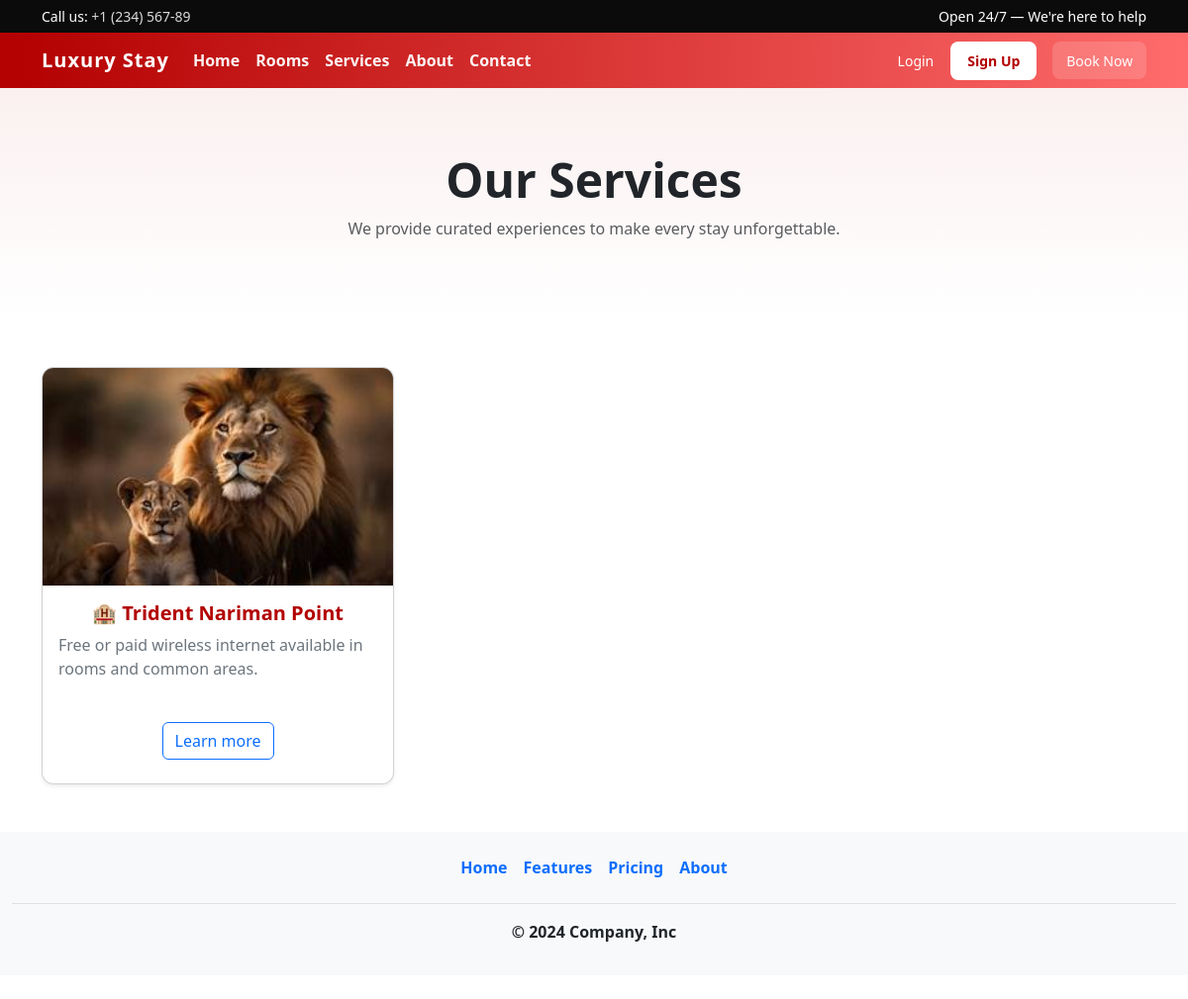
/Services/, run on an earlier commit of the app's database.
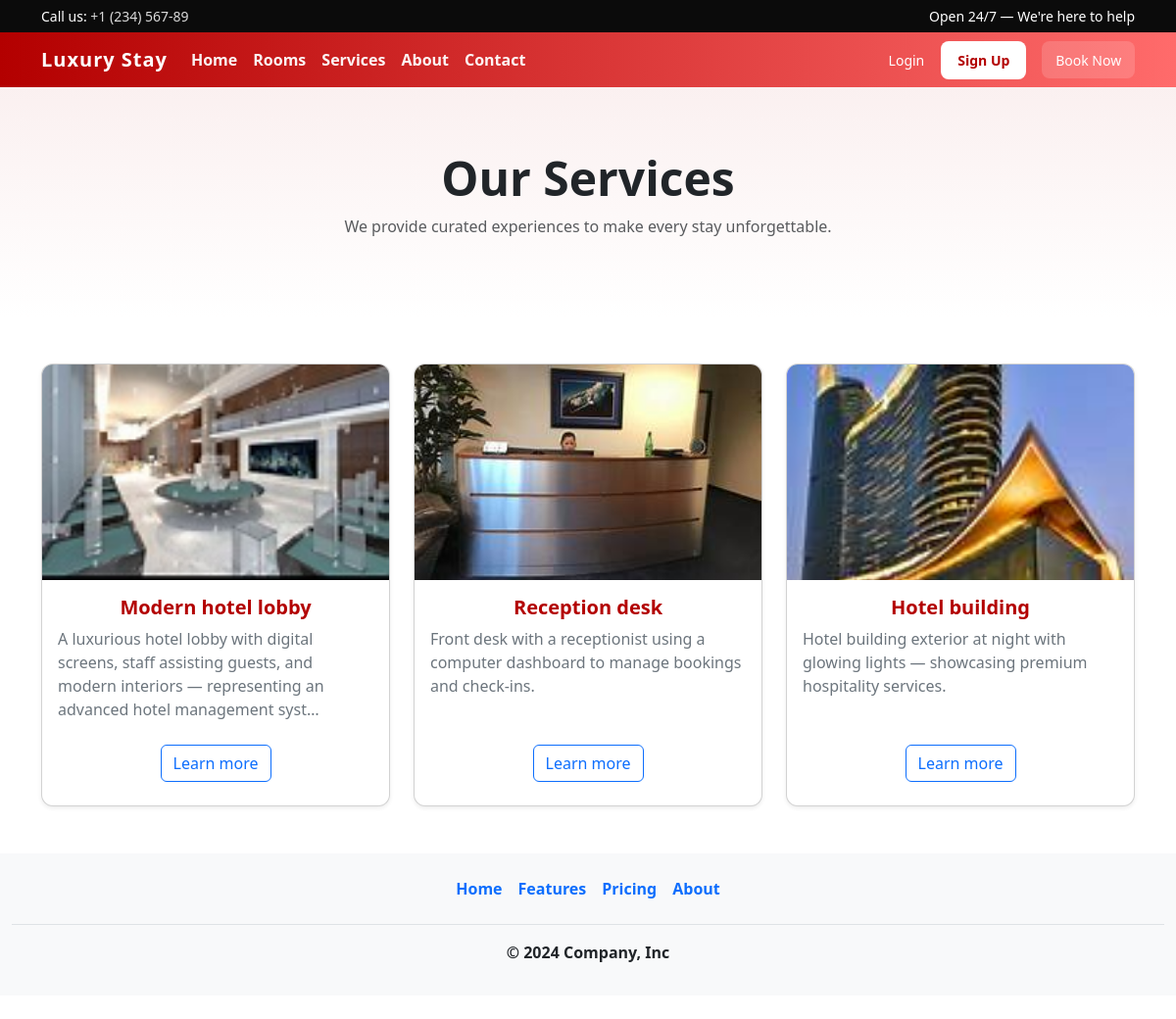
And on a later commit of the database.
### service/models.py (models this page shows)
class service(models.Model):
 image=models.ImageField()
 header=models.CharField(max_length=200)
 des=models.CharField(max_length=400)

### service/views.py (the view)
# urls.py: path('Services/',Services)
def Services(request):
    servi=service.objects.all()
    return render(request,'Services.html',{"service":servi})

### templates/Services.html (shortened to what this page needs)
{%load static%} {%include 'Header.html'%}
<!DOCTYPE html>
<html lang="en">
  <head>
    <link href="https://cdn.jsdelivr.net/npm/bootstrap@5.3.0/dist/css/bootstrap.min.css" rel="stylesheet">
    <link rel="stylesheet" href="{% static 'css/style.css' %}">
  </head>
  <body>
    <div class="services-hero">
      <div class="container">
        <h1 class="display-5 fw-bold">Our Services</h1>
        <p class="text-muted mt-2">We provide curated experiences to make every stay unforgettable.</p>
      </div>
    </div>
    <div class="container mt-5">
      <div class="row">
        {% for c in service%}
        <div class="col-md-4 mb-4">
          <div class="card service-card shadow-sm h-100">
            <img src="/media/{{ c.image }}" class="service-img" alt="{{ c.header }}" />
            <div class="card-body">
              <h5 class="card-title service-title">{{ c.header }}</h5>
              <p class="card-text service-desc">{{ c.des|truncatechars:140 }}</p>
            </div>
            <div class="card-footer bg-transparent border-top-0 text-center mb-3">
              <a href="#" class="btn btn-outline-primary">Learn more</a>
            </div>
          </div>
        </div>
        {%endfor%}
        </div>
      </div>
  </body>
</html>
{%include 'Footer.html'%}

### templates/Header.html (shortened to what this page needs)
<!DOCTYPE html>
<header class="topbar">
  <div class="container">
    <div>Call us: <a href="tel:+123456789">+1 (234) 567-89</a></div>
    <div>Open 24/7 — We're here to help</div>
  </div>
</header>
<nav class="navbar main-nav navbar-expand-lg">
  <div class="container">
    <a class="navbar-brand" href="/Dashboard">Luxury Stay</a>
    <div class="collapse navbar-collapse" id="mainNav">
      <ul class="navbar-nav me-auto mb-2 mb-lg-0">
        <li class="nav-item"><a class="nav-link" href="/Dashboard">Home</a></li>
        <li class="nav-item"><a class="nav-link" href="#">Rooms</a></li>
        <li class="nav-item">
          <a class="nav-link" href="/Services">Services</a>
        </li>
        <li class="nav-item"><a class="nav-link" href="/About">About</a></li>
        <li class="nav-item">
          <a class="nav-link" href="/Contact">Contact</a>
        </li>
      </ul>
      <div class="d-flex align-items-center gap-2">
        {% if request.session.user_name %}
        <div class="text-white me-2">
          Hello, <strong>{{ request.session.user_name }}</strong>
        </div>
        <a class="btn btn-sm cta-btn" href="/logout/">Logout</a>
        {% else %}
        <a class="btn btn-sm text-white" href="/">Login</a>
        <a class="btn btn-sm cta-btn" href="/signup/">Sign Up</a>
        {% endif %}
        <a
          class="btn btn-sm ms-2"
          href="#BookNow"
          style="
            background: rgba(255, 255, 255, 0.15);
            color: #fff;
            border-radius: 8px;
            padding: 0.45rem 0.8rem;
          "
          >Book Now</a
        >
      </div>
    </div>
  </div>
</nav>

### templates/Footer.html (shortened to what this page needs)
{% load static %}
<!DOCTYPE html>
<html lang="en">
  <head>
    <link
      rel="stylesheet"
      href="https://cdn.jsdelivr.net/npm/bootstrap@5.3.0/dist/css/bootstrap.min.css"
    />
    <link rel="stylesheet" href="{% static 'css/style.css' %}" />
  </head>
  <body>
    <div class="container-fluid bg-light">
      <footer class="py-3 my-4">
        <ul class="nav justify-content-center border-bottom pb-3 mb-3">
          <li class="nav-item">
            <a href="/Dashboard" class="nav-link px-2 text-body-white fw-bolder"
              >Home</a
            >
          </li>
          <li class="nav-item">
            <a
              href="/Features"
              class="nav-link px-2 text-body-primary fw-bolder"
              >Features</a
            >
          </li>
          <li class="nav-item">
            <a href="#" class="nav-link px-2 text-body-primary fw-bolder"
              >Pricing</a
            >
          </li>
          <li class="nav-item">
            <a href="/About" class="nav-link px-2 text-body-primary fw-bolder"
              >About</a
            >
          </li>
        </ul>
        <p class="text-center text-body-primary fw-bolder">
          © 2024 Company, Inc
        </p>
      </footer>
    </div>
  </body>
</html>

### static/css/style.css (style rules this page uses)
:root { --brand: #b30000; --accent: #ff6b6b; --muted: #6c757d; --card-shadow: 0 8px 24px rgba(0, 0, 0, 0.12); }
.service-card { border-radius: 12px; overflow: hidden; transition: transform 0.28s ease, box-shadow 0.28s ease; }
.service-card img { width: 100%; height: 220px; object-fit: cover; display: block; }
.service-title { font-weight: 700; color: var(--brand); }
.service-desc { color: var(--muted); }
.topbar { background: #0b0b0b; color: #fff; padding: 6px 0; font-size: 14px; }
.topbar .container { display: flex; justify-content: space-between; align-items: center; }
.topbar a { color: rgba(255, 255, 255, 0.85); text-decoration: none; }
.main-nav { background: linear-gradient(90deg, var(--brand), #ff6b6b); color: #fff; }
.main-nav .navbar-brand { font-weight: 800; letter-spacing: 1px; color: #fff; }
.main-nav .nav-link { color: rgba(255, 255, 255, 0.95); font-weight: 600; }
.main-nav .cta-btn { background: #fff; color: var(--brand); font-weight: 700; border-radius: 8px; padding: 0.5rem 1rem; }

### templates/Services.html (style rules this page uses)
body { background-color: #f8f9fa; }
.services-hero { padding:4rem 0; text-align:center; background:linear-gradient(180deg, rgba(179,0,0,0.06), rgba(255,255,255,0.02)); }
.service-card .card-body { min-height:130px }
.service-card h5 { text-align:center; font-weight:800; color:var(--brand); }
.service-img { height:240px; object-fit:cover; display:block; width:100%; }

What changed in the data, as far as the page shows it:
removed service: image (picture), header "🏨 Trident Nariman Point", des "Free or paid wireless internet available in rooms and common areas."
added service: image (picture), header "Modern hotel lobby", des "A luxurious hotel lobby with digital screens, staff assisting guests, and modern interiors — representing an advanced hotel management syst…"
added service: image (picture), header "Reception desk", des "Front desk with a receptionist using a computer dashboard to manage bookings and check-ins."
added service: image (picture), header "Hotel building", des "Hotel building exterior at night with glowing lights — showcasing premium hospitality services."
